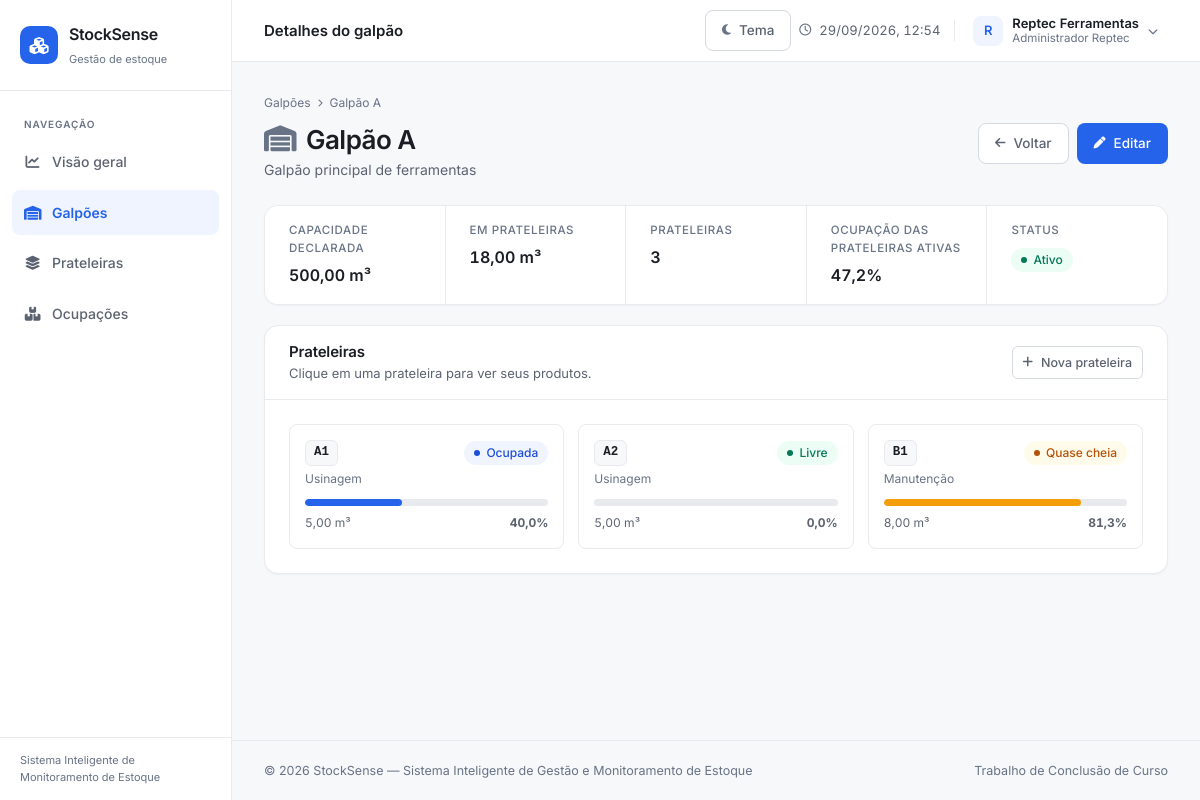
The page /index.php?pagina=detalhes_galpao&id=1 (signed in) on the database its author committed.
### tables this page shows
CREATE TABLE galpoes (

    id INT UNSIGNED AUTO_INCREMENT PRIMARY KEY,

    empresa_id INT UNSIGNED NOT NULL,

    nome VARCHAR(80) NOT NULL,

    descricao VARCHAR(255),

    metros_cubicos DECIMAL(10,2) DEFAULT 0.00,

    ativo TINYINT(1) NOT NULL DEFAULT 1,

    criado_em TIMESTAMP DEFAULT CURRENT_TIMESTAMP,

    FOREIGN KEY (empresa_id)
        REFERENCES empresas(id)
        ON DELETE CASCADE
);

CREATE TABLE prateleiras (

    id INT UNSIGNED AUTO_INCREMENT PRIMARY KEY,

    galpao_id INT UNSIGNED NOT NULL,

    codigo VARCHAR(20) NOT NULL,

    descricao VARCHAR(255),

    metros_cubicos DECIMAL(10,2) DEFAULT 0.00,

    setor VARCHAR(100),

    pct_ocupado DECIMAL(5,2) DEFAULT 0.00,

     
    pct_sensor DECIMAL(5,2) DEFAULT NULL,

    ativo TINYINT(1) DEFAULT 1,

    criado_em TIMESTAMP DEFAULT CURRENT_TIMESTAMP,

    UNIQUE (galpao_id, codigo),

    FOREIGN KEY (galpao_id)
        REFERENCES galpoes(id)
        ON DELETE CASCADE
);

### includes/auth.php (called while the page is built, shortened)
<?php
function empresa_id()
{
    return (int) ($_SESSION["empresa_id"] ?? 0);
}

### includes/funcoes.php (called while the page is built, shortened)
<?php
function e($texto)
{
    return htmlspecialchars($texto ?? "", ENT_QUOTES, "UTF-8");
}
function num($valor, $casas = 2)
{
    return number_format((float) $valor, $casas, ",", ".");
}
function m3($valor)
{
    return num($valor, 2) . " m³";
}
function pct($valor)
{
    return max(0, min(100, (float) $valor));
}
function status_ocupacao($percentual)
{
    $percentual = (float) $percentual;
    if ($percentual >= 80) {
        return ["nivel" => "atencao", "rotulo" => "Quase cheia"];
    }
    if ($percentual > 0) {
        return ["nivel" => "parcial", "rotulo" => "Ocupada"];
    }
    return ["nivel" => "livre", "rotulo" => "Livre"];
}

### includes/estoque.php (called while the page is built, shortened)
<?php
require_once __DIR__ . '/funcoes.php';
function resumir_prateleiras(array $prateleiras)
{
    $resumo = ['prateleiras' => 0, 'capacidade' => 0.0, 'volume' => 0.0,
        'itens' => 0, 'livres' => 0, 'atencao' => 0];
    foreach ($prateleiras as $p) {
        $resumo['prateleiras']++;
        $resumo['capacidade'] += (float) $p['metros_cubicos'];
        $resumo['volume'] += (float) $p['volume_ocupado'];
        $resumo['itens'] += (int) $p['itens_armazenados'];
        $percentual = percentual_volume($p['volume_ocupado'], $p['metros_cubicos']);
        if ($percentual >= 80) $resumo['atencao']++;
        if ((float) $p['volume_ocupado'] === 0.0) $resumo['livres']++;
    }
    $resumo['ocupacao'] = percentual_volume($resumo['volume'], $resumo['capacidade']);
    $resumo['disponivel'] = max(0, $resumo['capacidade'] - $resumo['volume']);
    return $resumo;
}
function percentual_volume($volume, $capacidade)
{
    return (float) $capacidade > 0 ? pct((float) $volume / (float) $capacidade * 100) : 0;
}
function consultar_prateleiras_estoque($conexao, $empresa, $galpaoId = 0)
{
    $stmt = $conexao->prepare("SELECT p.id, p.codigo, p.descricao, p.metros_cubicos,
        p.setor, p.ativo, g.id AS galpao_id, g.nome AS galpao_nome, g.ativo AS galpao_ativo,
        COALESCE((SELECT SUM(o.volume_m3) FROM ocupacoes o
            WHERE o.prateleira_id = p.id AND o.data_saida IS NULL), 0) AS volume_ocupado,
        (SELECT COUNT(*) FROM ocupacoes o
            WHERE o.prateleira_id = p.id AND o.data_saida IS NULL) AS itens_armazenados
        FROM prateleiras p INNER JOIN galpoes g ON g.id = p.galpao_id
        WHERE g.empresa_id = ? AND (? = 0 OR g.id = ?)
        ORDER BY g.nome, p.codigo");
    $stmt->bind_param('iii', $empresa, $galpaoId, $galpaoId);
    $stmt->execute();
    $prateleiras = $stmt->get_result()->fetch_all(MYSQLI_ASSOC);
    return $prateleiras;
}

### pages/detalhes_galpao.php (the view, shortened to what this page needs)
<?php
require_once __DIR__ . "/../database/conexao.php";
$id = (int) ($_GET["id"] ?? 0);
$empresa = empresa_id();
$stmt = $conexao->prepare("
    SELECT id, nome, descricao, metros_cubicos, ativo
    FROM galpoes
    WHERE id = ? AND empresa_id = ?
");
$stmt->bind_param("ii", $id, $empresa);
$stmt->execute();
$galpao = $stmt->get_result()->fetch_assoc();
require_once __DIR__ . '/../includes/estoque.php';
$prateleiras = consultar_prateleiras_estoque($conexao, $empresa, $id);
$resumo = resumir_prateleiras($prateleiras);
$capacidadePrateleiras = array_sum(array_column($prateleiras, 'metros_cubicos'));
$ocupacaoGalpao = $resumo['ocupacao'];
?>
<nav class="trilha">
    <a href="index.php?pagina=galpoes">Galpões</a>
    <i class="fa-solid fa-chevron-right"></i>
    <span><?= e($galpao["nome"]) ?></span>
</nav>
<div class="pagina-topo">
    <div>
        <h1>
            <i class="fa-solid fa-warehouse texto-fraco"></i>
            <?= e($galpao["nome"]) ?>
        </h1>
        <p><?= e($galpao["descricao"] ?: "Sem descrição") ?></p>
    </div>
    <div class="acoes">
        <a href="index.php?pagina=galpoes" class="btn btn-neutro">
            <i class="fa-solid fa-arrow-left"></i>
            Voltar
        </a>
        <a href="index.php?pagina=editar_galpao&id=<?= $galpao["id"] ?>"
           class="btn btn-primario">
            <i class="fa-solid fa-pen"></i>
            Editar
        </a>
    </div>
</div>
<div class="card">
    <div class="info-grade">
        <div class="info-item">
            <span>Capacidade declarada</span>
            <strong><?= m3($galpao["metros_cubicos"]) ?></strong>
        </div>
        <div class="info-item">
            <span>Em prateleiras</span>
            <strong><?= m3($capacidadePrateleiras) ?></strong>
        </div>
        <div class="info-item">
            <span>Prateleiras</span>
            <strong><?= count($prateleiras) ?></strong>
        </div>
        <div class="info-item">
            <span>Ocupação das prateleiras ativas</span>
            <strong><?= num($ocupacaoGalpao, 1) ?>%</strong>
        </div>
        <div class="info-item">
            <span>Status</span>
            <strong>
                <?php if ($galpao["ativo"] == 1): ?>
                    <span class="etiqueta livre">Ativo</span>
                <?php else: ?>
                    <span class="etiqueta inativo">Inativo</span>
                <?php endif; ?>
            </strong>
        </div>
    </div>
</div>
<section class="card">
    <div class="card-topo">
        <div>
            <h2>Prateleiras</h2>
            <p>Clique em uma prateleira para ver seus produtos.</p>
        </div>
        <a href="index.php?pagina=cadastrar_prateleira&galpao_id=<?= $galpao["id"] ?>" class="btn btn-neutro btn-mini">
            <i class="fa-solid fa-plus"></i>
            Nova prateleira
        </a>
    </div>
    <?php if (empty($prateleiras)): ?>
        <div class="vazio">
            <i class="fa-solid fa-layer-group"></i>
            <h3>Nenhuma prateleira neste galpão</h3>
            <p>Cadastre a primeira prateleira para começar.</p>
            <a href="index.php?pagina=cadastrar_prateleira&galpao_id=<?= $galpao["id"] ?>" class="btn btn-primario">
                <i class="fa-solid fa-plus"></i>
                Cadastrar prateleira
            </a>
        </div>
    <?php else: ?>
        <div class="grade-cards">
            <?php foreach ($prateleiras as $prateleira): ?>
                <?php
                $percentual = pct($prateleira["pct_ocupado"]);
                $status = status_ocupacao($percentual);
                ?>
                <a href="index.php?pagina=detalhes_prateleira&id=<?= $prateleira["id"] ?>"
                   class="mini-card">
                    <div class="mini-card-topo">
                        <span class="codigo"><?= e($prateleira["codigo"]) ?></span>
                        <span class="etiqueta <?= (int) $prateleira["ativo"] === 1 ? $status["nivel"] : "inativo" ?>">
                            <?= (int) $prateleira["ativo"] === 1 ? $status["rotulo"] : "Inativa" ?>
                        </span>
                    </div>
                    <p class="mini-card-setor">
                        <?= e($prateleira["setor"] ?: "Sem setor") ?>
                    </p>
                    <div class="barra-progresso <?= $status["nivel"] ?>">
                        <span data-pct="<?= $percentual ?>" style="width:0"></span>
                    </div>
                    <div class="mini-card-rodape">
                        <span><?= m3($prateleira["metros_cubicos"]) ?></span>
                        <b><?= num($percentual, 1) ?>%</b>
                    </div>
                </a>
            <?php endforeach; ?>
        </div>
    <?php endif; ?>
</section>

### assets/css/base.css (style rules this page uses)
:root { color-scheme: light; --azul: #2563eb; --azul-escuro: #1d4ed8; --azul-suave: #eff4ff; --fundo: #f7f8fa; --superficie: #ffffff; --borda: #e8eaee; --borda-forte: #d5d9e0; --texto: #1a1d23; --texto-medio: #5c6370; --texto-fraco: #687386; --livre: #10b981; --livre-bg: #ecfdf5; --parcial: #2563eb; --parcial-bg: #eff4ff; --atencao: #f59e0b; --atencao-bg: #fffbeb; --cheia: #ef4444; --cheia-bg: #fef2f2; --raio: 14px; --raio-sm: 8px; --raio-pill: 999px; --sombra: 0 1px 2px rgba(16, 24, 40, .04); --sombra-md: 0 4px 16px rgba(16, 24, 40, .07); --gap: 20px; --pad: 24px; --sidebar: 232px; --transicao: .18s ease; }
* { margin: 0; padding: 0; box-sizing: border-box; }
body { font-family: 'Inter', system-ui, -apple-system, sans-serif; background: var(--fundo); color: var(--texto); font-size: 14px; line-height: 1.55; -webkit-font-smoothing: antialiased; }
a { color: inherit; text-decoration: none; }
h1, h2, h3 { line-height: 1.3; font-weight: 600; letter-spacing: -.01em; }
.pagina-topo { display: flex; align-items: flex-start; justify-content: space-between; gap: var(--gap); margin-bottom: 24px; flex-wrap: wrap; }
.pagina-topo h1 { font-size: 26px; letter-spacing: -.02em; display: flex; align-items: center; gap: 10px; }
.pagina-topo p { color: var(--texto-medio); margin-top: 3px; }
.trilha { flex-wrap: wrap; overflow-wrap: anywhere; display: flex; align-items: center; gap: 7px; font-size: 12px; color: var(--texto-fraco); margin-bottom: 10px; }
.trilha i { font-size: 8px; }
.btn { display: inline-flex; align-items: center; justify-content: center; gap: 8px; padding: 9px 16px; border: 1px solid transparent; border-radius: var(--raio-sm); font-size: 13.5px; font-weight: 500; white-space: nowrap; transition: background var(--transicao), border-color var(--transicao), color var(--transicao); }
.btn i { font-size: 12px; }
.btn-primario { background: var(--azul); color: #fff; }
.btn-neutro { background: var(--superficie); border-color: var(--borda-forte); color: var(--texto-medio); }
.btn-mini { padding: 6px 10px; font-size: 12.5px; border-radius: 6px; }
.card { background: var(--superficie); border: 1px solid var(--borda); border-radius: var(--raio); box-shadow: var(--sombra); margin-bottom: var(--gap); overflow: hidden; }
.card-topo { display: flex; align-items: center; justify-content: space-between; gap: var(--gap); padding: 16px var(--pad); border-bottom: 1px solid var(--borda); flex-wrap: wrap; }
.card-topo h2 { font-size: 15px; font-weight: 600; }
.card-topo p { color: var(--texto-medio); font-size: 13px; margin-top: 2px; }
.info-grade { display: grid; grid-template-columns: repeat(auto-fit, minmax(155px, 1fr)); gap: 1px; background: var(--borda); }
.info-item { background: var(--superficie); padding: 16px var(--pad); }
.info-item > span { display: block; font-size: 11.5px; color: var(--texto-fraco); text-transform: uppercase; letter-spacing: .05em; font-weight: 500; margin-bottom: 5px; }
.info-item strong { font-size: 16px; font-weight: 600; font-variant-numeric: tabular-nums; }
.codigo { display: inline-block; font-family: ui-monospace, 'SF Mono', Menlo, monospace; font-size: 12.5px; font-weight: 600; background: var(--fundo); border: 1px solid var(--borda); padding: 2px 8px; border-radius: 6px; }
.etiqueta { display: inline-flex; align-items: center; gap: 6px; padding: 3px 10px; border-radius: var(--raio-pill); font-size: 12px; font-weight: 500; white-space: nowrap; }
.etiqueta::before { content: ""; width: 6px; height: 6px; border-radius: 50%; background: currentColor; }
.etiqueta.livre { background: var(--livre-bg); color: #047857; }
.etiqueta.parcial { background: var(--parcial-bg); color: var(--azul-escuro); }
.etiqueta.atencao { background: var(--atencao-bg); color: #b45309; }
.barra-progresso { width: 100%; height: 7px; background: var(--borda); border-radius: var(--raio-pill); overflow: hidden; }
.barra-progresso > span { display: block; height: 100%; border-radius: var(--raio-pill); background: var(--parcial); transition: width .6s cubic-bezier(.4, 0, .2, 1); }
.barra-progresso.parcial > span { background: var(--parcial); }
.barra-progresso.atencao > span { background: var(--atencao); }
.texto-fraco { color: var(--texto-fraco); }
.pagina-topo > div, .info-item { min-width: 0; overflow-wrap: anywhere; }
.pagina-topo .acoes { display: flex; flex-wrap: wrap; gap: 8px; }

### rows shown on the page
galpoes: nome "Galpão A", descricao "Galpão principal de ferramentas", metros_cubicos "500,00 m³", id "47,2"
prateleiras: codigo "A1", rotulo "Ocupada", setor "Usinagem", metros_cubicos "5,00 m³", percentual "40,0"
prateleiras: codigo "A2", rotulo "Livre", setor "Usinagem", metros_cubicos "5,00 m³", percentual "0,0"
prateleiras: codigo "B1", rotulo "Quase cheia", setor "Manutenção", metros_cubicos "8,00 m³", percentual "81,3"

### other values the page prints
$item["texto"] "Visão geral"
$item["texto"] "Galpões"
$item["texto"] "Prateleiras"
$item["texto"] "Ocupações"
$tituloPagina "Detalhes do galpão"
mb_strtoupper(mb_substr(empresa_nome(), 0, 1)) "R"
empresa_nome() "Reptec Ferramentas"
usuario_nome() "Administrador Reptec"
m3($capacidadePrateleiras) "18,00 m³"
count($prateleiras) "3"
